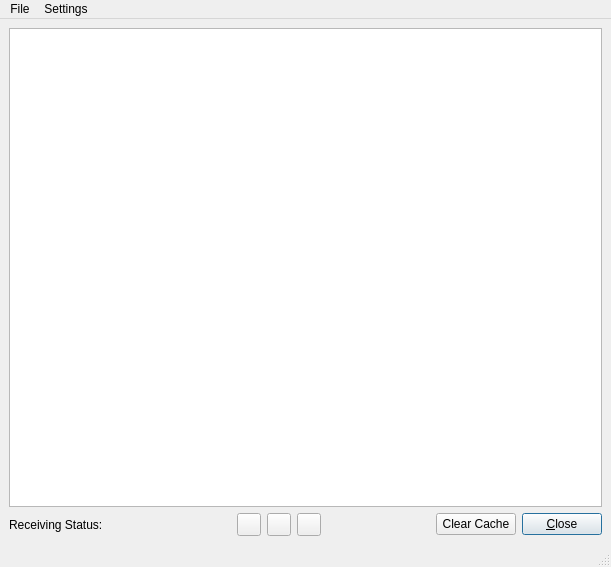
<ui version="4.0" >
 <class>BWSViewer</class>
 <widget class="QMainWindow" name="BWSViewer" >
  <property name="geometry" >
   <rect>
    <x>0</x>
    <y>0</y>
    <width>611</width>
    <height>567</height>
   </rect>
  </property>
  <property name="windowTitle" >
   <string>MainWindow</string>
  </property>
  <widget class="QWidget" name="centralwidget" >
   <layout class="QVBoxLayout" name="verticalLayout" >
    <item>
     <widget class="BWSBrowser" name="textBrowser" />
    </item>
    <item>
     <layout class="QHBoxLayout" name="_2" >
      <property name="spacing" >
       <number>6</number>
      </property>
      <property name="margin" >
       <number>0</number>
      </property>
      <item>
       <widget class="QLabel" name="TextLabel1" >
        <property name="text" >
         <string>Receiving Status:</string>
        </property>
        <property name="wordWrap" >
         <bool>false</bool>
        </property>
       </widget>
      </item>
      <item>
       <widget class="CMultColorLED" native="1" name="LEDStatus" >
        <property name="minimumSize" >
         <size>
          <width>13</width>
          <height>13</height>
         </size>
        </property>
        <property name="maximumSize" >
         <size>
          <width>13</width>
          <height>13</height>
         </size>
        </property>
       </widget>
      </item>
      <item>
       <spacer name="Spacer5" >
        <property name="orientation" >
         <enum>Qt::Horizontal</enum>
        </property>
        <property name="sizeType" >
         <enum>QSizePolicy::Expanding</enum>
        </property>
        <property name="sizeHint" stdset="0" >
         <size>
          <width>20</width>
          <height>20</height>
         </size>
        </property>
       </spacer>
      </item>
      <item>
       <widget class="QToolButton" name="ButtonStepBack" >
        <property name="text" >
         <string/>
        </property>
        <property name="icon" >
         <iconset resource="res/icons.qrc" >
          <normaloff>:/icons/StepBack.png</normaloff>:/icons/StepBack.png</iconset>
        </property>
       </widget>
      </item>
      <item>
       <widget class="QToolButton" name="ButtonHome" >
        <property name="text" >
         <string/>
        </property>
        <property name="icon" >
         <iconset resource="res/icons.qrc" >
          <normaloff>:/icons/Home.png</normaloff>:/icons/Home.png</iconset>
        </property>
       </widget>
      </item>
      <item>
       <widget class="QToolButton" name="ButtonStepForward" >
        <property name="text" >
         <string/>
        </property>
        <property name="icon" >
         <iconset resource="res/icons.qrc" >
          <normaloff>:/icons/StepForw.png</normaloff>:/icons/StepForw.png</iconset>
        </property>
       </widget>
      </item>
      <item>
       <spacer name="Spacer5_2" >
        <property name="orientation" >
         <enum>Qt::Horizontal</enum>
        </property>
        <property name="sizeType" >
         <enum>QSizePolicy::Expanding</enum>
        </property>
        <property name="sizeHint" stdset="0" >
         <size>
          <width>20</width>
          <height>20</height>
         </size>
        </property>
       </spacer>
      </item>
      <item>
       <widget class="QPushButton" name="pushButtonClearCache" >
        <property name="text" >
         <string>Clear Cache</string>
        </property>
       </widget>
      </item>
      <item>
       <widget class="QPushButton" name="buttonOk" >
        <property name="text" >
         <string>&amp;Close</string>
        </property>
        <property name="autoDefault" >
         <bool>true</bool>
        </property>
        <property name="default" >
         <bool>true</bool>
        </property>
       </widget>
      </item>
     </layout>
    </item>
   </layout>
  </widget>
  <widget class="QMenuBar" name="menubar" >
   <property name="geometry" >
    <rect>
     <x>0</x>
     <y>0</y>
     <width>611</width>
     <height>19</height>
    </rect>
   </property>
   <widget class="QMenu" name="menuFile" >
    <property name="title" >
     <string>File</string>
    </property>
    <addaction name="actionClear_All" />
    <addaction name="separator" />
    <addaction name="actionSave" />
    <addaction name="actionSave_All" />
    <addaction name="separator" />
    <addaction name="actionClose" />
   </widget>
   <widget class="QMenu" name="menuSettings" >
    <property name="title" >
     <string>Settings</string>
    </property>
    <addaction name="actionSet_Font" />
    <addaction name="actionRestricted_Profile_Only" />
   </widget>
   <addaction name="menuFile" />
   <addaction name="menuSettings" />
  </widget>
  <widget class="QStatusBar" name="statusbar" />
  <action name="actionSet_Font" >
   <property name="text" >
    <string>Set  Font</string>
   </property>
  </action>
  <action name="actionClear_All" >
   <property name="text" >
    <string>Clear All</string>
   </property>
  </action>
  <action name="actionSave" >
   <property name="text" >
    <string>Save</string>
   </property>
  </action>
  <action name="actionSave_All" >
   <property name="text" >
    <string>Save All</string>
   </property>
  </action>
  <action name="actionClose" >
   <property name="text" >
    <string>Close</string>
   </property>
  </action>
  <action name="actionRestricted_Profile_Only" >
   <property name="checkable" >
    <bool>true</bool>
   </property>
   <property name="text" >
    <string>Restricted Profile Only</string>
   </property>
  </action>
 </widget>
 <customwidgets>
  <customwidget>
   <class>CMultColorLED</class>
   <extends>QWidget</extends>
   <header>MultColorLED.h</header>
  </customwidget>
  <customwidget>
   <class>BWSBrowser</class>
   <extends>QTextBrowser</extends>
   <header>bwsbrowser.h</header>
  </customwidget>
 </customwidgets>
 <resources>
  <include location="res/icons.qrc" />
 </resources>
 <connections/>
</ui>
